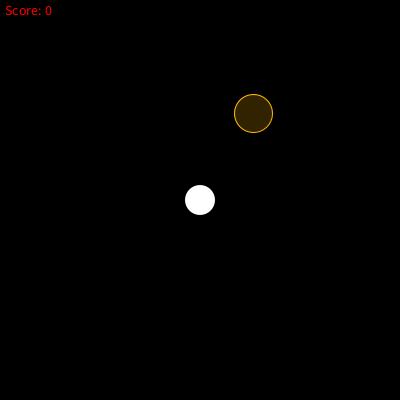
Frame 1 (no input)
Frame 60 (the mouse pressed at the canvas centre just before this capture): identical to frame 1, image omitted
Frame 120 (the mouse held since frame 60 and released just before this capture): identical to frame 1, image omitted

The Processing sketch that drew this single still picture (run headless with seeded random() and noise(); from frame 60 on, the mouse is pressed at the canvas centre):

// Processing sketch: task1
// ── task1.pde
float x, y, r = 15;           // ball location and size
float speedX = 0, speedY = 0; // speed of ball
float xt, yt, rt = 19;        // target location and size
int score = 0;                // keep score

void setup() {
  size(400, 400);
  textSize(14);
  // ball initially at sketch center
  x = width / 2;
  y = height / 2;
  // target initially at random location within the sketch
  xt = random(rt, width - rt);
  yt = random(rt, height - rt);
}

void draw() {
  background(0);
  // draw score
  fill(255, 0, 0);
  text("Score: " + score, 5, 15);

  // draw ball
  noStroke();
  fill(255);
  ellipse(x, y, 2 * r, 2 * r);

  // draw target
  stroke(255, 180, 0);
  fill(255, 180, 0, 50);
  ellipse(xt, yt, 2 * rt, 2 * rt);

  // move ball
  x += speedX;
  y += speedY;

  // bounce ball off sketch edges
  if (x < r || x > width - r) {
    speedX = -speedX;
  }
  if (y < r || y > height - r) {
    speedY = -speedY;
  }

  // check if ball is completely inside target
  if (dist(x, y, xt, yt) < rt - r) {
    // increment score
    score++;
    // move target to a new random location
    xt = random(rt, width - rt);
    yt = random(rt, height - rt);
  }
}

void keyPressed() {
  // react to key presses
  if (keyCode == UP) {
    speedY = max(speedY - 1, -5);
  } else if (keyCode == DOWN) {
    speedY = min(speedY + 1, 5);
  } else if (keyCode == LEFT) {
    speedX = max(speedX - 1, -5);
  } else if (keyCode == RIGHT) {
    speedX = min(speedX + 1, 5);
  } else if (key == ' ') {
    // freeze ball and place it in the center of the sketch
    x = width / 2;
    y = height / 2;
    speedX = 0;
    speedY = 0;
  }
}
